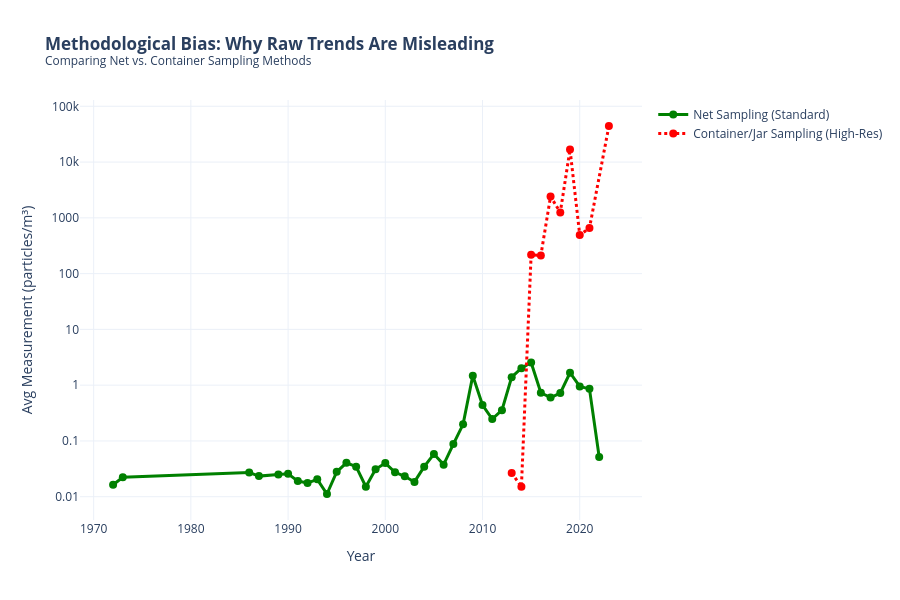
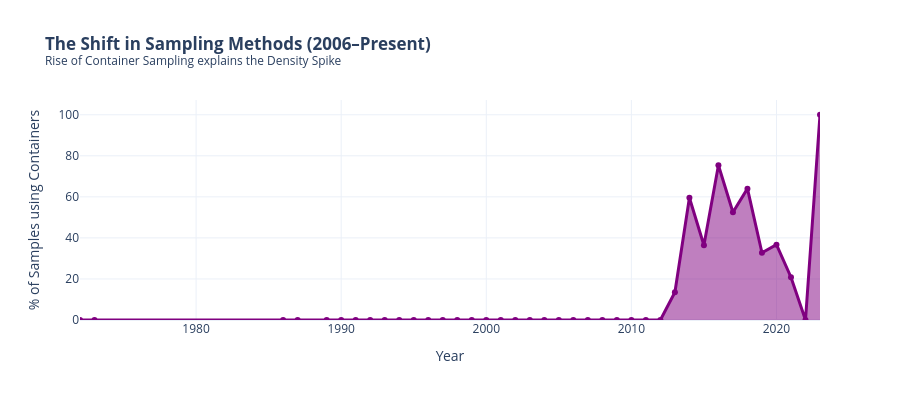

Notebook code cell kept with these figures, in order:
### Markdown cell above
---
## Methodological Note — Why We Filter to Net Samples

Before running any analysis, it is important to understand a key bias in the raw dataset.
Two distinct sampling regimes exist:

- **Net sampling (pre-2013 dominant):** Captures macro-plastics; consistent methodology across decades
- **Container/jar sampling (post-2013 rise):** Captures microplastics (<1 mm) that nets miss entirely, producing concentrations orders of magnitude higher

The apparent post-2013 'explosion' in measured plastic is largely a **detection artifact** — not solely a real increase in pollution. To ensure like-for-like comparisons across time and space, **all spatial analyses (H1 and H2) use net-based samples only.**

### Code cell
# ──  9: Methodological bias analysis ─────────────────────
# Shows why raw trends are misleading (net vs container sampling)
df_full = pd.read_parquet(config["output_data_modular"]["file3"])
df_full['sample_date'] = pd.to_datetime(df_full['sample_date'], errors='coerce')
df_full['year'] = df_full['sample_date'].dt.year
 
plot_method_bias(df_full)
plot_method_shift(df_full)

### Figure 1 — Plotly figure (JSON) as saved in the notebook; plotly's stock layout.template omitted (floating-point values rounded to 4 significant figures)
{"data": [{"line": {"color": "green", "width": 3}, "marker": {"size": 8}, "mode": "lines+markers", "name": "Net Sampling (Standard)", "type": "scatter", "x": [1972, 1973, 1986, 1987, 1989, 1990, 1991, 1992, 1993, 1994, 1995, 1996, 1997, 1998, 1999, 2000, 2001, 2002, 2003, 2004, 2005, 2006, 2007, 2008, 2009, 2010, 2011, 2012, 2013, 2014, 2015, 2016, 2017, 2018, 2019, 2020, 2021, 2022], "y": [0.01642, 0.02229, 0.02729, 0.0234, 0.02494, 0.02575, 0.01906, 0.01757, 0.02052, 0.01119, 0.02799, 0.0405, 0.03457, 0.0151, 0.03096, 0.04015, 0.0274, 0.02327, 0.01842, 0.03452, 0.05832, 0.03761, 0.08772, 0.1988, 1.481, 0.4407, 0.2476, 0.3553, 1.393, 2.014, 2.555, 0.7298, 0.5997, 0.7221, 1.671, 0.948, 0.8591, 0.05149]}, {"line": {"color": "red", "dash": "dot", "width": 3}, "marker": {"size": 8}, "mode": "lines+markers", "name": "Container/Jar Sampling (High-Res)", "type": "scatter", "x": [2013, 2014, 2015, 2016, 2017, 2018, 2019, 2020, 2021, 2023], "y": [0.02658, 0.01514, 218.5, 212.0, 2424.0, 1248.0, 16880.0, 493.4, 654.5, 44350.0]}], "layout": {"height": 600, "hovermode": "x unified", "title": {"text": "<b>Methodological Bias: Why Raw Trends Are Misleading</b><br><sup>Comparing Net vs. Container Sampling Methods</sup>"}, "xaxis": {"title": {"text": "Year"}}, "yaxis": {"title": {"text": "Avg Measurement (particles/m³)"}, "type": "log"}}}

### Figure 2 — Plotly figure (JSON) as saved in the notebook; plotly's stock layout.template omitted (floating-point values rounded to 4 significant figures)
{"data": [{"fill": "tozeroy", "line": {"color": "purple", "width": 3}, "mode": "lines+markers", "name": "% Container Samples", "type": "scatter", "x": [1972, 1973, 1986, 1987, 1989, 1990, 1991, 1992, 1993, 1994, 1995, 1996, 1997, 1998, 1999, 2000, 2001, 2002, 2003, 2004, 2005, 2006, 2007, 2008, 2009, 2010, 2011, 2012, 2013, 2014, 2015, 2016, 2017, 2018, 2019, 2020, 2021, 2022, 2023], "y": [0.0, 0.0, 0.0, 0.0, 0.0, 0.0, 0.0, 0.0, 0.0, 0.0, 0.0, 0.0, 0.0, 0.0, 0.0, 0.0, 0.0, 0.0, 0.0, 0.0, 0.0, 0.0, 0.0, 0.0, 0.0, 0.0, 0.0, 0.0, 13.51, 59.57, 36.41, 75.37, 52.51, 63.99, 32.74, 36.7, 20.84, 0.0, 100.0]}], "layout": {"height": 400, "title": {"text": "<b>The Shift in Sampling Methods (2006–Present)</b><br><sup>Rise of Container Sampling explains the Density Spike</sup>"}, "xaxis": {"title": {"text": "Year"}}, "yaxis": {"title": {"text": "% of Samples using Containers"}}}}
